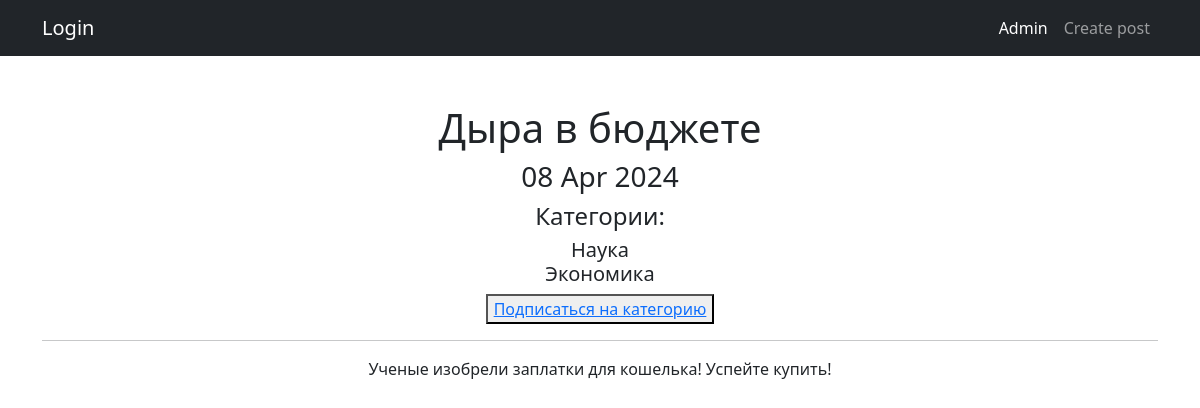
Screenshot of /news/3 with the database file from the repository.
### news/models.py (models this page shows, shortened)
class Post(models.Model):
    article = 'AR'
    news = 'NE'
    POSITIONS = [
        (article, 'Статья'),
        (news, 'Новости'),
    ]
    author = models.ForeignKey(Author, on_delete=models.CASCADE)
    news_type = models.CharField(max_length=2, choices=POSITIONS, default=article)
    post_time = models.DateTimeField(auto_now_add=True)
    title = models.CharField(max_length=255)
    text = models.TextField()
    rating = models.IntegerField(default=0)
    category = models.ManyToManyField(Category, through='PostCategory')

class Category(models.Model):
    name = models.CharField(max_length=100, unique=True)
    subscribers = models.ManyToManyField(User, blank=True, related_name='categories')

### news/views.py (the view)
# urls.py: path('<int:pk>', NewsDetail.as_view(), name='news_detail'),
class NewsDetail(DetailView):
    model = Post
    template_name = 'news.html'
    context_object_name = 'news'
    queryset = Post.objects.all()
    def get_object(self, *args, **kwargs):  # переопределяем метод получения объекта, как ни странно
        obj = cache.get(f'post-{self.kwargs["pk"]}', None)  # кэш очень похож на словарь, и метод get действует так же.
        if not obj:
            obj = super().get_object(queryset=self.queryset)
            cache.set(f'post-{self.kwargs["pk"]}', obj)
        return obj

### templates/news.html (shortened to what this page needs)
{% extends 'flatpages/default.html' %}
{% load custom_filters %}
{% block content %}
    <h1>{{ news.title|censor }}</h1>
    <h3>{{ news.post_time|date:"d M Y" }}</h3>
    <h4>Категории:</h4>
    <h5>
        {% for cat in news.category.all %}
            {{ cat.name }}<br>
        {% endfor %}
    </h5>
    <button><a href="/news/subscribe/">Подписаться на категорию</a></button>
    <hr>
    {{ news.text|censor }}
{% endblock content %}

### rows the page displays
Post: title|censor "Дыра в бюджете", post_time "08 Apr 2024", text|censor "Ученые изобрели заплатки для кошелька! Успейте купить!"
Category: name "Наука"
Category: name "Экономика"
